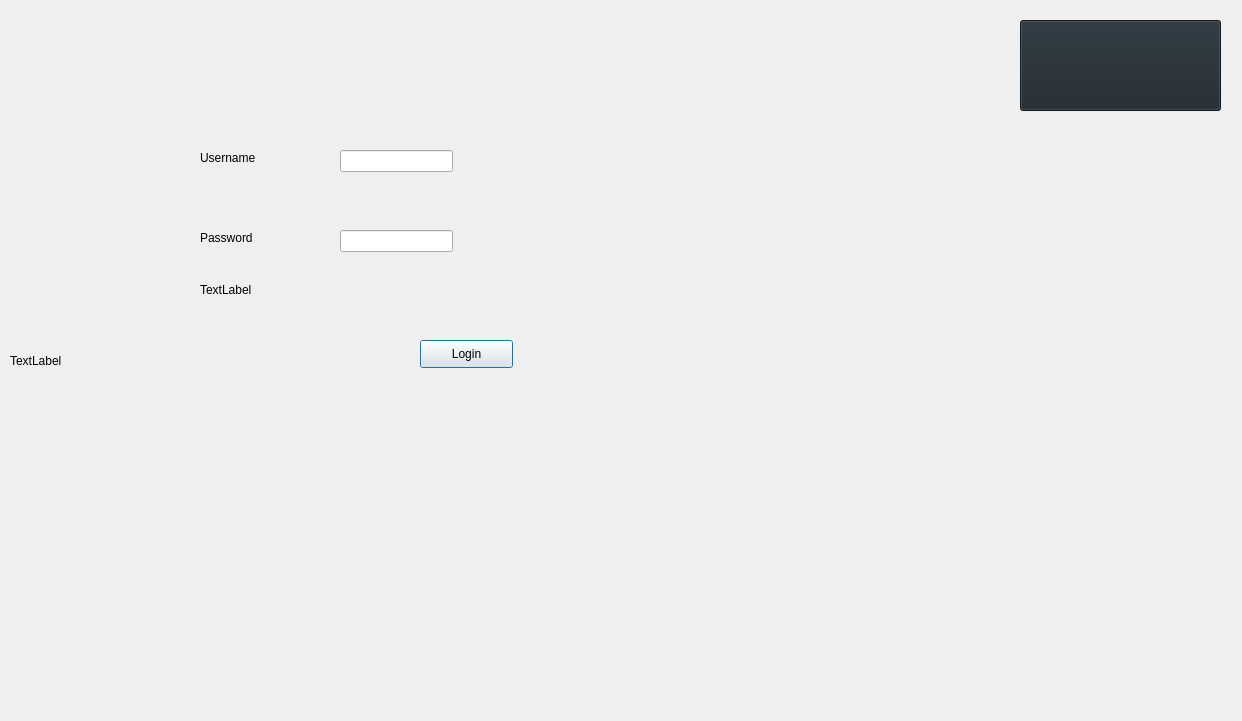
<?xml version="1.0" encoding="UTF-8"?>
<ui version="4.0">
 <class>login</class>
 <widget class="QDialog" name="login">
  <property name="geometry">
   <rect>
    <x>0</x>
    <y>0</y>
    <width>1242</width>
    <height>721</height>
   </rect>
  </property>
  <property name="windowTitle">
   <string>Dialog</string>
  </property>
  <widget class="QLabel" name="label_pic4">
   <property name="geometry">
    <rect>
     <x>10</x>
     <y>10</y>
     <width>1221</width>
     <height>701</height>
    </rect>
   </property>
   <property name="text">
    <string>TextLabel</string>
   </property>
  </widget>
  <widget class="QLabel" name="label">
   <property name="geometry">
    <rect>
     <x>200</x>
     <y>150</y>
     <width>61</width>
     <height>16</height>
    </rect>
   </property>
   <property name="text">
    <string>Username</string>
   </property>
  </widget>
  <widget class="QLabel" name="label_2">
   <property name="geometry">
    <rect>
     <x>200</x>
     <y>230</y>
     <width>56</width>
     <height>16</height>
    </rect>
   </property>
   <property name="text">
    <string>Password</string>
   </property>
  </widget>
  <widget class="QLineEdit" name="lineEdit_username">
   <property name="geometry">
    <rect>
     <x>340</x>
     <y>150</y>
     <width>113</width>
     <height>22</height>
    </rect>
   </property>
  </widget>
  <widget class="QLineEdit" name="lineEdit_password">
   <property name="geometry">
    <rect>
     <x>340</x>
     <y>230</y>
     <width>113</width>
     <height>22</height>
    </rect>
   </property>
  </widget>
  <widget class="QPushButton" name="pushButton">
   <property name="geometry">
    <rect>
     <x>420</x>
     <y>340</y>
     <width>93</width>
     <height>28</height>
    </rect>
   </property>
   <property name="text">
    <string>Login</string>
   </property>
  </widget>
  <widget class="QLabel" name="incorrect">
   <property name="geometry">
    <rect>
     <x>200</x>
     <y>280</y>
     <width>401</width>
     <height>20</height>
    </rect>
   </property>
   <property name="text">
    <string>TextLabel</string>
   </property>
  </widget>
  <widget class="QPushButton" name="pushButton_30">
   <property name="geometry">
    <rect>
     <x>1020</x>
     <y>20</y>
     <width>201</width>
     <height>91</height>
    </rect>
   </property>
   <property name="styleSheet">
    <string notr="true">QPushButton
{
 
    background-color: #1e272e;
    
    border-color: #1e272e;
   
}</string>
   </property>
   <property name="text">
    <string/>
   </property>
   <property name="icon">
    <iconset>
     <normaloff>:/new/images/images/ESPRIT.png</normaloff>:/new/images/images/ESPRIT.png</iconset>
   </property>
   <property name="iconSize">
    <size>
     <width>160</width>
     <height>160</height>
    </size>
   </property>
  </widget>
 </widget>
 <resources/>
 <connections/>
</ui>
